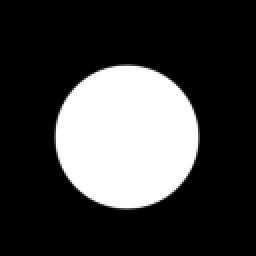
%> input picture NACT/circle.gif, 128 x 128 px (shown 2 times larger)
$ octave lan021606.m   (GNU Octave 9; MATLAB toolbox functions it lacks are replaced by stand-ins)
%> lines starting %> are read from the running program, lines starting %| are printed output that depends on the picture
### NACT/PyrNDDec_mm.m
%%%%%%%%%%%%%%%%%%%%%%%%%%%%%%%%%%%%%%%%%%%%%%%%%%%%%%%%%%%%%%%%%%%%%%%%%%
%
%   Yue M. Lu and Minh N. Do
%
%%%%%%%%%%%%%%%%%%%%%%%%%%%%%%%%%%%%%%%%%%%%%%%%%%%%%%%%%%%%%%%%%%%%%%%%%%
%
%	PyrNDDec_mm.m
%
%   First Created: 10-11-05
%	Last Revision: 07-13-09
%
%%%%%%%%%%%%%%%%%%%%%%%%%%%%%%%%%%%%%%%%%%%%%%%%%%%%%%%%%%%%%%%%%%%%%%%%%%

function subs = PyrNDDec_mm(X, OutD, L, Pyr_mode, smooth_func)

%   N-dimensional multiscale pyramid decomposition - with multiple modes
%
%   INPUT:
%
%     X: input signal in the spatial domain
%
%     OutD: "S", then the output subbands are given in the spatial domain.
%           "F", then the output subbands are given in the frequency domain.
%           This option can be used to get rid of the unnecessary (and
%           time-consuming) "ifftn-fftn" operations in the middle steps.
%     L: level of decomposition
%
%     Pyr_mode: Decomposition modes, including the following options.
%               1:   do not downsample the lowpass subband at the first level
%                    of decomposition
%               1.5: downsampling the first lowpass subbabnd by a factor of
%                    1.5 along each dimension
%               2:   use a lowpass filter with 1/3 pi cutoff frequency at the
%                    first level of decomposition.
%
%     smooth_func: function handle to generate the filter for the pyramid
%                  decomposition
%
%   OUTPUT:
%
%   subs: an L+1 by 1 cell array storing subbands from the coarsest (i.e.
%   lowpass) to the finest scales.
%
%   See also:
%
%   PyrNDRec_mm.m

OutD = upper(OutD);

% The dimensionality of the input signal
N = ndims(X);

switch Pyr_mode
    case {1}
        % the cutoff frequencies at each scale
        w_array = [0.25 * ones(1, L - 1) 0.5];
        % the transition bandwidths at each scale
        tbw_array = [1/12 * ones(1, L - 1) 1/6];
        % the downsampling factor at each scale
        % no downsampling at the finest scale
        D_array = [2 * ones(1, L - 1) 1];

    case {1.5}
        % the cutoff frequencies at each scale
        w_array = [3/8 * ones(1, L - 1) 0.5];
        % the transition bandwidths at each scale
        tbw_array = [1/9 * ones(1, L - 1) 1/7];
        % the downsampling factor at each scale
        % the lowpass channel at the first level of decomposition is
        % downsampled by a factor of 1.5 along each dimension.
        D_array = [2 * ones(1, L - 1) 1.5];

    case {2}
        % the cutoff frequencies at each scale
        w_array = 1 / 3 * ones(1, L);
        % the transition bandwidths at each scale
        tbw_array = 1 / 7 * ones(1, L);
        % the downsampling factor at each scale
        D_array = 2 * ones(1, L);

    otherwise
        error('Unsupported Pyr mode.');
end

X = fftn(X);
% We assume real-valued input signal X. Half of its Fourier
% coefficients can be removed due to conjugate symmetry.
X = ccsym(X, N, 'c');

subs = cell(L+1, 1);

for n = L : -1: 1
    % One level of the pyramid decomposition
    [Lp, Hp] = PrySDdec_onestep(X, w_array(n), tbw_array(n), D_array(n), smooth_func);

    X = Lp;

    Hp = ccsym(Hp, N, 'e');
    if OutD == 'S'
        % Go back to the spatial domain
        subs{n+1} = real(ifftn(Hp));
    else
        % Retain the frequency domain results
        subs{n+1} = Hp;
    end

    clear Lp Hp;

end

X = ccsym(X, N, 'e');
if OutD == 'S'
    subs{1} = real(ifftn(X));
else
    subs{1} = X;
end


### NACT/ccsym.m
%%%%%%%%%%%%%%%%%%%%%%%%%%%%%%%%%%%%%%%%%%%%%%%%%%%%%%%%%%%%%%%%%%%%%%%%%%
%
%   Yue M. Lu and Minh N. Do
%
%%%%%%%%%%%%%%%%%%%%%%%%%%%%%%%%%%%%%%%%%%%%%%%%%%%%%%%%%%%%%%%%%%%%%%%%%%
%
%	ccsym.m
%
%	First created: 08-14-05
%	Last modified: 07-13-09
%
%%%%%%%%%%%%%%%%%%%%%%%%%%%%%%%%%%%%%%%%%%%%%%%%%%%%%%%%%%%%%%%%%%%%%%%%%%

function y = ccsym(x, k, type)

% Exploit the complex conjugate symmetry in the fourier transform of
% real-valued signals
%
% INPUT
%
%   x: the input signal
%
%   type: 'c' compaction 'e' expansion
%
%   k: along which dimension
%
% OUTPUT
%
%   y: the compacted (or expanded) signal in the frequency domain

% Dimensions of the problem
N = ndims(x);
szX = size(x);

if type == 'c'
    % initialize the subscript array
    sub_array = repmat({':'}, [N, 1]);
    sub_array{k} = 1 : szX(k) / 2 + 1;
    y = x(sub_array{:});
else
    % subscript mapping for complex conjugate symmetric signal recovery
    szX(k) = (szX(k)-1) * 2;
    sub_conj = cell(N, 1);

    for m = 1 : N
        sub_conj{m} = [1 szX(m):-1:2];
    end

    sub_conj{k} = [szX(k)/2 : -1 : 2];
    % recover the full signal
    y = cat(k, x, conj(x(sub_conj{:})));

end

### NACT/PrySDdec_onestep.m
%%%%%%%%%%%%%%%%%%%%%%%%%%%%%%%%%%%%%%%%%%%%%%%%%%%%%%%%%%%%%%%%%%%%%%%%%%
%
%   Yue M. Lu and Minh N. Do
%
%%%%%%%%%%%%%%%%%%%%%%%%%%%%%%%%%%%%%%%%%%%%%%%%%%%%%%%%%%%%%%%%%%%%%%%%%%
%
%	PrySDdec_onestep.m
%
%   First Created: 10-11-05
%	Last Revision: 07-13-09
%
%%%%%%%%%%%%%%%%%%%%%%%%%%%%%%%%%%%%%%%%%%%%%%%%%%%%%%%%%%%%%%%%%%%%%%%%%%

function [Lp, Hp] = PrySDdec_onestep(X, w, tbw, D, smooth_func)

%   N-dimensional multiscale pyramid decomposition - One Step
%
%   INPUT:
%
%     X: input signal in the Fourier domain. Note: Since the signal is
%        real-vaued in the spatial domain, we remove the symmetric part of
%        X along the last dimension to save computation time. This is
%        important when X is a large 3-D array. See ccsym.m for details.
%
%     w: The ideal cutoff frequency of the lowpass subband. w is specified
%        as a fraction of PI, e.g. 0.5, 1/3, ....
%
%     tbw: Width of the transition band, specified as a fraction of PI.
%
%     D: downsampling factor. For example, 1, 1.5, 2, ......
%     Note: D should divide the size of the FFT array.
%
%     smooth_func: function handle to generate the smooth passband theta
%                  function
%
%   OUTPUT:
%
%     Lp: the lowpass subband in the Fourier domain with the symmetric part
%         removed along the last dimension.
%
%     Hp: the highpass subband in the Fourier domain with the symmetric part
%         removed along the last dimension.
%
%   See also:
%
%   PyrSDrec_onestep.m, PyrNDDec_mm.m, PyrNDRec_mm.m


%% The dimension of the problem
N = ndims(X);
szX = size(X);

%% the original full size
szF = szX;
szF(end) = (szX(end) - 1) * 2;

%% Passband index arrays
pbd_array = cell(N, 1);

%% Lowpass filter (nonzero part)
szLf = 2 * ceil(szF / 2 * (w + tbw)) + 1;
szLf(end) = (szLf(end) + 1) / 2;
Lf = ones(szLf);

szR = ones(1, N); % for resizing

for n = 1 : N
    %% current Fourier domain resolution
    nr = szF(n);

    szR(n) = szLf(n);

    %% passband
    pbd = [0 : ceil(nr / 2 * (w + tbw))] .';

    %% passband value
    pbd_value = realsqrt(smooth_func((pbd(end) - pbd) ./ (ceil(nr / 2 * (w + tbw)) ...
        - floor(nr / 2 * (w - tbw)))));

    %% See if we need to consider the symmetric part
    if n ~= N
        pbd = [pbd ; [nr - pbd(end) : nr - 1].'];
        pbd_value = [pbd_value ; flipud(pbd_value(2:end))];
    end

    pbd_array{n} = pbd + 1;
    pbd_value = reshape(pbd_value, szR);
    Lf = Lf .* repmat(pbd_value, szLf ./ szR);

    szR(n) = 1;
end

%% Get the lowpass subband
szLp = szF ./ D;
if any(fix(szLp) ~= szLp)
    error('The downsampling factor must be able to divide the size of the FFT matrix!');
end
szLp(end) = szLp(end) / 2 + 1;

pbd_array_sml = pbd_array;
for n = 1 : N - 1
    pbd = pbd_array{n};
    pbd((length(pbd) + 3) / 2 : end) = pbd((length(pbd) + 3) / 2 : end) ...
        + szLp(n) - szX(n);
    pbd_array_sml{n} = pbd;
end

Lp = repmat(complex(0), szLp);
Lp(pbd_array_sml{:}) = (Lf ./ D^(N/2)) .* X(pbd_array{:});


%% Get the highpass subband
Hp = X;
Hp(pbd_array{:}) = realsqrt(1 - realpow(Lf, 2)) .* X(pbd_array{:});

% [4 lines of commented-out code are left out]

### NACT/lan021606.m
%close all
im=imread('circle.gif');
%> im is the input picture: size 128x128 uint8; min 0, max 255, mean 63.1
x=double(im);
smooth_func = @rcos;
Pyr_mode = 2; %第一级LP分解下采样级数
L=3;
y = PyrNDDec_mm(x, 'S', L, Pyr_mode, smooth_func)
%> after the loop in PyrNDDec_mm, `for n = L : -1: 1`: subs = 4 items
%> y = 4 items
for i=L+1:-1:1
    figure,imshow(y{i},[])
end
%> this loop made 4 passes
%> pass 1, `imshow(y{i},[])`:
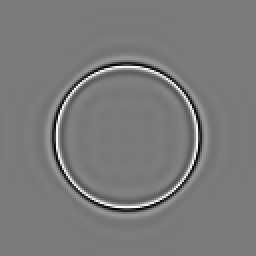
%> displayed picture: size 128x128, on the screen's scale of 0 to 255 (shown 2 times larger); min 0, max 255, mean 122
%> pass 2, `imshow(y{i},[])`:
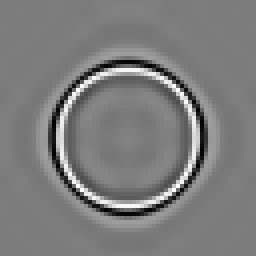
%> displayed picture: size 64x64, on the screen's scale of 0 to 255 (shown 4 times larger); min 0, max 255, mean 124.4
%仅进行抗混叠Contourlet中的LP分解
